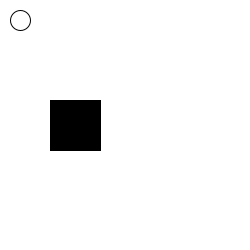
Frame 1 (no input)
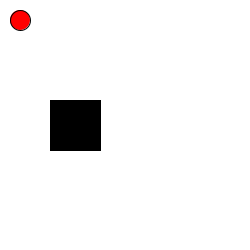
Frame 60 (the mouse pressed at the canvas centre just before this capture)
Frame 120 (the mouse held since frame 60 and released just before this capture): identical to frame 60, image omitted

The Processing sketch that drew these frames (run headless with seeded random() and noise(); from frame 60 on, the mouse is pressed at the canvas centre):

// Processing sketch: processing_106731
// ── processing_106731.pde

int x = 20;
int y = 20;

int dx = 0;
int dy = 0;

void setup() {  //setup function called initially, only once
  size(250, 250);

}


void draw() {  //draw function loops 
    background (255,255,255);
    ellipse(x,y,20,20);
    
    fill(0,0,0);
    rect(50, 100, 50, 50);
    

    if (keyPressed){
    
        fill(0,255,0);
        
      if (x>50 && y>50){
        dx = -dx;
        dy = -dy;
        }
       if (key == 'd' ){
           dx = 1 ;
           dy = 0;
            if (x>40 && y>40){
                dx = -dx;  
            }
       }
       else if (key == 'a'){
           dx = -1;
           dy = 0;
           
       }
       else if (key =='w'){
           dx = 0;
           dy = -1;
       }
       else if (key =='s'){
           dx = 0;
           dy = 1;
       }
  
       
    }
    else{
    
        fill(255,0,0);
        dx=0;
        dy=0;
    }
    
    x = x + dx;
    y = y + dy;
}
